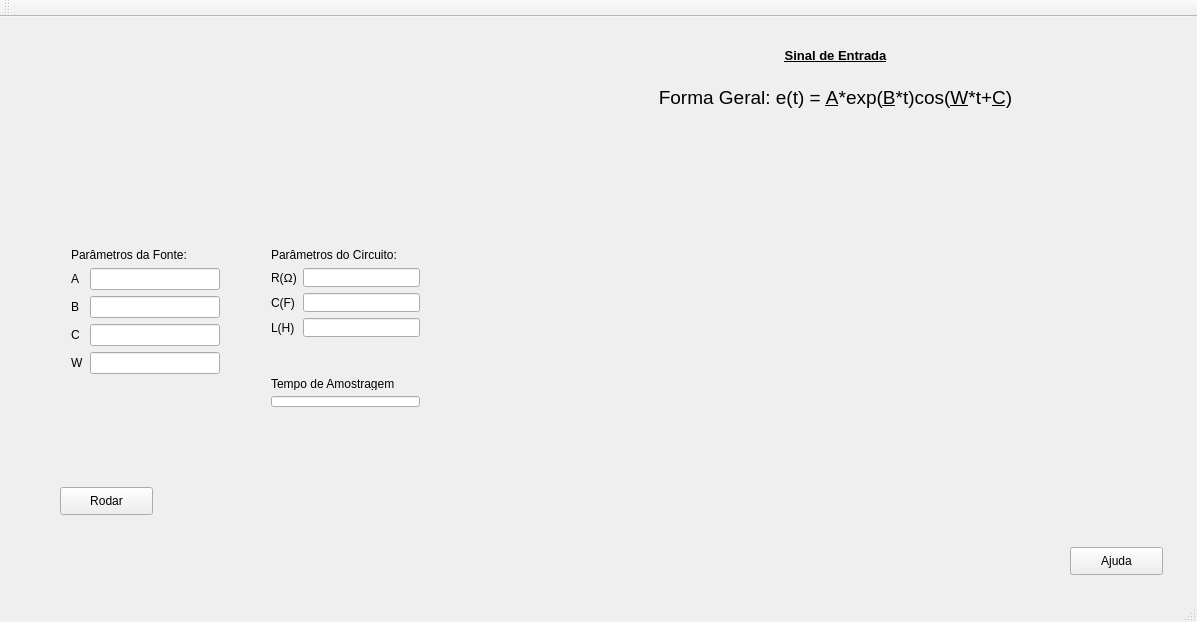
<?xml version="1.0" encoding="UTF-8"?>
<ui version="4.0">
 <class>MainWindow</class>
 <widget class="QMainWindow" name="MainWindow">
  <property name="geometry">
   <rect>
    <x>0</x>
    <y>0</y>
    <width>1197</width>
    <height>622</height>
   </rect>
  </property>
  <property name="maximumSize">
   <size>
    <width>1197</width>
    <height>16777215</height>
   </size>
  </property>
  <property name="windowTitle">
   <string>MainWindow</string>
  </property>
  <widget class="QWidget" name="centralWidget">
   <widget class="QWidget" name="formLayoutWidget">
    <property name="geometry">
     <rect>
      <x>60</x>
      <y>220</y>
      <width>171</width>
      <height>231</height>
     </rect>
    </property>
    <layout class="QFormLayout" name="formLayout">
     <item row="1" column="0">
      <widget class="QLabel" name="label">
       <property name="text">
        <string>A</string>
       </property>
      </widget>
     </item>
     <item row="1" column="1">
      <widget class="QLineEdit" name="lineA"/>
     </item>
     <item row="2" column="1">
      <widget class="QLineEdit" name="lineB"/>
     </item>
     <item row="2" column="0">
      <widget class="QLabel" name="label_2">
       <property name="text">
        <string>B</string>
       </property>
      </widget>
     </item>
     <item row="3" column="1">
      <widget class="QLineEdit" name="lineC"/>
     </item>
     <item row="3" column="0">
      <widget class="QLabel" name="label_3">
       <property name="text">
        <string>C</string>
       </property>
      </widget>
     </item>
     <item row="4" column="0">
      <widget class="QLabel" name="label_4">
       <property name="text">
        <string>W</string>
       </property>
      </widget>
     </item>
     <item row="4" column="1">
      <widget class="QLineEdit" name="lineW"/>
     </item>
     <item row="0" column="0" colspan="2">
      <widget class="QLabel" name="label_7">
       <property name="text">
        <string>Parâmetros da Fonte:</string>
       </property>
      </widget>
     </item>
    </layout>
   </widget>
   <widget class="QWidget" name="gridLayoutWidget">
    <property name="geometry">
     <rect>
      <x>514</x>
      <y>166</y>
      <width>651</width>
      <height>341</height>
     </rect>
    </property>
    <layout class="QGridLayout" name="gridLayout">
     <item row="2" column="0" colspan="2">
      <widget class="QWidget" name="ThemeWidgetForm" native="true">
       <layout class="QGridLayout" name="gridLayout_2">
        <item row="0" column="0">
         <widget class="QCustomPlot" name="customPlot" native="true"/>
        </item>
       </layout>
      </widget>
     </item>
    </layout>
   </widget>
   <widget class="QWidget" name="verticalLayoutWidget">
    <property name="geometry">
     <rect>
      <x>610</x>
      <y>10</y>
      <width>451</width>
      <height>141</height>
     </rect>
    </property>
    <layout class="QVBoxLayout" name="verticalLayout">
     <item>
      <widget class="QLabel" name="label_5">
       <property name="text">
        <string>&lt;html&gt;&lt;head/&gt;&lt;body&gt;&lt;p align=&quot;center&quot;&gt;&lt;span style=&quot; font-size:10pt; font-weight:600; text-decoration: underline;&quot;&gt;Sinal de Entrada&lt;/span&gt;&lt;/p&gt;&lt;/body&gt;&lt;/html&gt;</string>
       </property>
      </widget>
     </item>
     <item>
      <widget class="QLabel" name="label_6">
       <property name="text">
        <string>&lt;html&gt;&lt;head/&gt;&lt;body&gt;&lt;p align=&quot;center&quot;&gt;&lt;span style=&quot; font-size:14pt;&quot;&gt;Forma Geral: e(t) = &lt;/span&gt;&lt;span style=&quot; font-size:14pt; text-decoration: underline;&quot;&gt;A&lt;/span&gt;&lt;span style=&quot; font-size:14pt;&quot;&gt;*exp(&lt;/span&gt;&lt;span style=&quot; font-size:14pt; text-decoration: underline;&quot;&gt;B&lt;/span&gt;&lt;span style=&quot; font-size:14pt;&quot;&gt;*t)cos(&lt;/span&gt;&lt;span style=&quot; font-size:14pt; text-decoration: underline;&quot;&gt;W&lt;/span&gt;&lt;span style=&quot; font-size:14pt;&quot;&gt;*t+&lt;/span&gt;&lt;span style=&quot; font-size:14pt; text-decoration: underline;&quot;&gt;C&lt;/span&gt;&lt;span style=&quot; font-size:14pt;&quot;&gt;)&lt;/span&gt;&lt;/p&gt;&lt;/body&gt;&lt;/html&gt;</string>
       </property>
      </widget>
     </item>
     <item>
      <widget class="QLabel" name="label_15">
       <property name="text">
        <string/>
       </property>
      </widget>
     </item>
    </layout>
   </widget>
   <widget class="QPushButton" name="pushButton">
    <property name="geometry">
     <rect>
      <x>60</x>
      <y>470</y>
      <width>93</width>
      <height>28</height>
     </rect>
    </property>
    <property name="text">
     <string>Rodar</string>
    </property>
   </widget>
   <widget class="QLabel" name="label_8">
    <property name="geometry">
     <rect>
      <x>60</x>
      <y>10</y>
      <width>401</width>
      <height>196</height>
     </rect>
    </property>
    <property name="text">
     <string>&lt;html&gt;&lt;head/&gt;&lt;body&gt;&lt;p&gt;&lt;img src=&quot;:/img/img/400px-RLC_serie.PNG&quot;/&gt;&lt;/p&gt;&lt;/body&gt;&lt;/html&gt;</string>
    </property>
   </widget>
   <widget class="QWidget" name="formLayoutWidget_2">
    <property name="geometry">
     <rect>
      <x>260</x>
      <y>220</y>
      <width>171</width>
      <height>111</height>
     </rect>
    </property>
    <layout class="QFormLayout" name="formLayout_2">
     <item row="0" column="0" colspan="2">
      <widget class="QLabel" name="label_13">
       <property name="text">
        <string>Parâmetros do Circuito:</string>
       </property>
      </widget>
     </item>
     <item row="1" column="0">
      <widget class="QLabel" name="label_9">
       <property name="text">
        <string>R(Ω)</string>
       </property>
      </widget>
     </item>
     <item row="1" column="1">
      <widget class="QLineEdit" name="lineRes"/>
     </item>
     <item row="2" column="0">
      <widget class="QLabel" name="label_10">
       <property name="text">
        <string>C(F)</string>
       </property>
      </widget>
     </item>
     <item row="2" column="1">
      <widget class="QLineEdit" name="lineCap"/>
     </item>
     <item row="3" column="0">
      <widget class="QLabel" name="label_11">
       <property name="text">
        <string>L(H)</string>
       </property>
      </widget>
     </item>
     <item row="3" column="1">
      <widget class="QLineEdit" name="lineL"/>
     </item>
    </layout>
   </widget>
   <widget class="QWidget" name="verticalLayoutWidget_2">
    <property name="geometry">
     <rect>
      <x>260</x>
      <y>350</y>
      <width>171</width>
      <height>51</height>
     </rect>
    </property>
    <layout class="QVBoxLayout" name="verticalLayout_2">
     <item>
      <widget class="QLabel" name="label_12">
       <property name="text">
        <string>Tempo de Amostragem</string>
       </property>
      </widget>
     </item>
     <item>
      <widget class="QLineEdit" name="lineTempo"/>
     </item>
    </layout>
   </widget>
   <widget class="QLabel" name="label_14">
    <property name="geometry">
     <rect>
      <x>520</x>
      <y>540</y>
      <width>411</width>
      <height>21</height>
     </rect>
    </property>
    <property name="text">
     <string/>
    </property>
   </widget>
   <widget class="QPushButton" name="pushButton_2">
    <property name="geometry">
     <rect>
      <x>1070</x>
      <y>530</y>
      <width>93</width>
      <height>28</height>
     </rect>
    </property>
    <property name="text">
     <string>Ajuda</string>
    </property>
   </widget>
  </widget>
  <widget class="QToolBar" name="mainToolBar">
   <attribute name="toolBarArea">
    <enum>TopToolBarArea</enum>
   </attribute>
   <attribute name="toolBarBreak">
    <bool>false</bool>
   </attribute>
  </widget>
  <widget class="QStatusBar" name="statusBar"/>
 </widget>
 <layoutdefault spacing="6" margin="11"/>
 <customwidgets>
  <customwidget>
   <class>QCustomPlot</class>
   <extends>QWidget</extends>
   <header>qcustomplot.h</header>
   <container>1</container>
  </customwidget>
 </customwidgets>
 <resources/>
 <connections/>
</ui>
